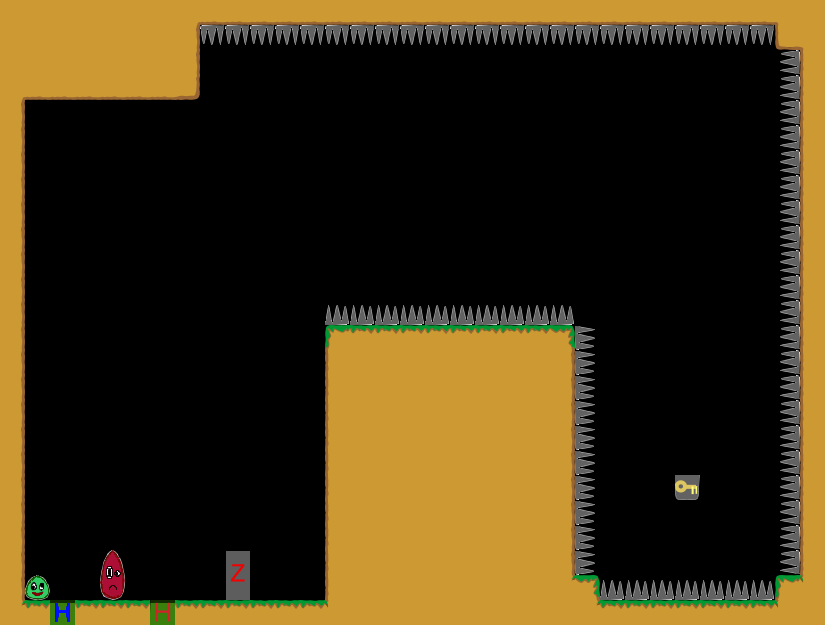

Rendered tile map (Tiled .tmx) drawn with the repository's tilesets; below, a short description and the map source with its tile grids summarised:
An orthogonal 33x25 tile map with 25x25 px tiles, 1 tile layer (Kachelebene 1).

<map version="1.0" orientation="orthogonal" width="33" height="25" tilewidth="25" tileheight="25">
 <tileset firstgid="1" name="Tileset" tilewidth="25" tileheight="25">
  <image source="../../img/Tileset.png" width="400" height="250" />
 </tileset>
 <layer name="Kachelebene 1" width="33" height="25">
  <data>[825 cells, 323 non-empty, 25 distinct tile ids]</data>
 </layer>
</map>
